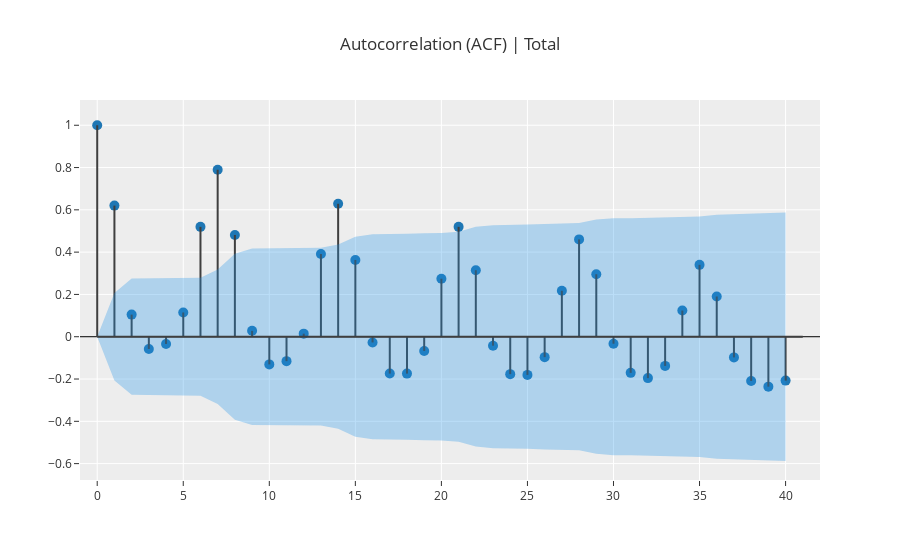

The cell this chart's notebook holds for it:
### Code cell
# ACF plot
plot_model(plot = 'acf')

### Figure 1 — Plotly figure (JSON) as saved in the notebook; plotly's stock layout.template omitted (floating-point values rounded to 4 significant figures)
{"data": [{"marker": {"color": "#1f77b4", "size": 10}, "mode": "markers", "name": "ACF", "showlegend": false, "type": "scatter", "x": [0, 1, 2, 3, 4, 5, 6, 7, 8, 9, 10, 11, 12, 13, 14, 15, 16, 17, 18, 19, 20, 21, 22, 23, 24, 25, 26, 27, 28, 29, 30, 31, 32, 33, 34, 35, 36, 37, 38, 39, 40], "y": [1, 0.6201, 0.1046, -0.05788, -0.03426, 0.1147, 0.5195, 0.7896, 0.4813, 0.02791, -0.1309, -0.1155, 0.0145, 0.3914, 0.6288, 0.363, -0.027, -0.1742, -0.1743, -0.06729, 0.2742, 0.5196, 0.3144, -0.04235, -0.1769, -0.1805, -0.09659, 0.2175, 0.4603, 0.2955, -0.03312, -0.1708, -0.1957, -0.138, 0.124, 0.3399, 0.1902, -0.09781, -0.2095, -0.236, -0.2075]}, {"line": {"color": "#3f3f3f"}, "mode": "lines", "name": "Lag1", "showlegend": false, "type": "scatter", "x": [0, 0], "y": [0, 1]}, {"line": {"color": "#3f3f3f"}, "mode": "lines", "name": "Lag2", "showlegend": false, "type": "scatter", "x": [1, 1], "y": [0, 0.6201]}, {"line": {"color": "#3f3f3f"}, "mode": "lines", "name": "Lag3", "showlegend": false, "type": "scatter", "x": [2, 2], "y": [0, 0.1046]}, {"line": {"color": "#3f3f3f"}, "mode": "lines", "name": "Lag4", "showlegend": false, "type": "scatter", "x": [3, 3], "y": [0, -0.05788]}, {"line": {"color": "#3f3f3f"}, "mode": "lines", "name": "Lag5", "showlegend": false, "type": "scatter", "x": [4, 4], "y": [0, -0.03426]}, {"line": {"color": "#3f3f3f"}, "mode": "lines", "name": "Lag6", "showlegend": false, "type": "scatter", "x": [5, 5], "y": [0, 0.1147]}, {"line": {"color": "#3f3f3f"}, "mode": "lines", "name": "Lag7", "showlegend": false, "type": "scatter", "x": [6, 6], "y": [0, 0.5195]}, {"line": {"color": "#3f3f3f"}, "mode": "lines", "name": "Lag8", "showlegend": false, "type": "scatter", "x": [7, 7], "y": [0, 0.7896]}, {"line": {"color": "#3f3f3f"}, "mode": "lines", "name": "Lag9", "showlegend": false, "type": "scatter", "x": [8, 8], "y": [0, 0.4813]}, {"line": {"color": "#3f3f3f"}, "mode": "lines", "name": "Lag10", "showlegend": false, "type": "scatter", "x": [9, 9], "y": [0, 0.02791]}, {"line": {"color": "#3f3f3f"}, "mode": "lines", "name": "Lag11", "showlegend": false, "type": "scatter", "x": [10, 10], "y": [0, -0.1309]}, {"line": {"color": "#3f3f3f"}, "mode": "lines", "name": "Lag12", "showlegend": false, "type": "scatter", "x": [11, 11], "y": [0, -0.1155]}, {"line": {"color": "#3f3f3f"}, "mode": "lines", "name": "Lag13", "showlegend": false, "type": "scatter", "x": [12, 12], "y": [0, 0.0145]}, {"line": {"color": "#3f3f3f"}, "mode": "lines", "name": "Lag14", "showlegend": false, "type": "scatter", "x": [13, 13], "y": [0, 0.3914]}, {"line": {"color": "#3f3f3f"}, "mode": "lines", "name": "Lag15", "showlegend": false, "type": "scatter", "x": [14, 14], "y": [0, 0.6288]}, {"line": {"color": "#3f3f3f"}, "mode": "lines", "name": "Lag16", "showlegend": false, "type": "scatter", "x": [15, 15], "y": [0, 0.363]}, {"line": {"color": "#3f3f3f"}, "mode": "lines", "name": "Lag17", "showlegend": false, "type": "scatter", "x": [16, 16], "y": [0, -0.027]}, {"line": {"color": "#3f3f3f"}, "mode": "lines", "name": "Lag18", "showlegend": false, "type": "scatter", "x": [17, 17], "y": [0, -0.1742]}, {"line": {"color": "#3f3f3f"}, "mode": "lines", "name": "Lag19", "showlegend": false, "type": "scatter", "x": [18, 18], "y": [0, -0.1743]}, {"line": {"color": "#3f3f3f"}, "mode": "lines", "name": "Lag20", "showlegend": false, "type": "scatter", "x": [19, 19], "y": [0, -0.06729]}, {"line": {"color": "#3f3f3f"}, "mode": "lines", "name": "Lag21", "showlegend": false, "type": "scatter", "x": [20, 20], "y": [0, 0.2742]}, {"line": {"color": "#3f3f3f"}, "mode": "lines", "name": "Lag22", "showlegend": false, "type": "scatter", "x": [21, 21], "y": [0, 0.5196]}, {"line": {"color": "#3f3f3f"}, "mode": "lines", "name": "Lag23", "showlegend": false, "type": "scatter", "x": [22, 22], "y": [0, 0.3144]}, {"line": {"color": "#3f3f3f"}, "mode": "lines", "name": "Lag24", "showlegend": false, "type": "scatter", "x": [23, 23], "y": [0, -0.04235]}, {"line": {"color": "#3f3f3f"}, "mode": "lines", "name": "Lag25", "showlegend": false, "type": "scatter", "x": [24, 24], "y": [0, -0.1769]}, {"line": {"color": "#3f3f3f"}, "mode": "lines", "name": "Lag26", "showlegend": false, "type": "scatter", "x": [25, 25], "y": [0, -0.1805]}, {"line": {"color": "#3f3f3f"}, "mode": "lines", "name": "Lag27", "showlegend": false, "type": "scatter", "x": [26, 26], "y": [0, -0.09659]}, {"line": {"color": "#3f3f3f"}, "mode": "lines", "name": "Lag28", "showlegend": false, "type": "scatter", "x": [27, 27], "y": [0, 0.2175]}, {"line": {"color": "#3f3f3f"}, "mode": "lines", "name": "Lag29", "showlegend": false, "type": "scatter", "x": [28, 28], "y": [0, 0.4603]}, {"line": {"color": "#3f3f3f"}, "mode": "lines", "name": "Lag30", "showlegend": false, "type": "scatter", "x": [29, 29], "y": [0, 0.2955]}, {"line": {"color": "#3f3f3f"}, "mode": "lines", "name": "Lag31", "showlegend": false, "type": "scatter", "x": [30, 30], "y": [0, -0.03312]}, {"line": {"color": "#3f3f3f"}, "mode": "lines", "name": "Lag32", "showlegend": false, "type": "scatter", "x": [31, 31], "y": [0, -0.1708]}, {"line": {"color": "#3f3f3f"}, "mode": "lines", "name": "Lag33", "showlegend": false, "type": "scatter", "x": [32, 32], "y": [0, -0.1957]}, {"line": {"color": "#3f3f3f"}, "mode": "lines", "name": "Lag34", "showlegend": false, "type": "scatter", "x": [33, 33], "y": [0, -0.138]}, {"line": {"color": "#3f3f3f"}, "mode": "lines", "name": "Lag35", "showlegend": false, "type": "scatter", "x": [34, 34], "y": [0, 0.124]}, {"line": {"color": "#3f3f3f"}, "mode": "lines", "name": "Lag36", "showlegend": false, "type": "scatter", "x": [35, 35], "y": [0, 0.3399]}, {"line": {"color": "#3f3f3f"}, "mode": "lines", "name": "Lag37", "showlegend": false, "type": "scatter", "x": [36, 36], "y": [0, 0.1902]}, {"line": {"color": "#3f3f3f"}, "mode": "lines", "name": "Lag38", "showlegend": false, "type": "scatter", "x": [37, 37], "y": [0, -0.09781]}, {"line": {"color": "#3f3f3f"}, "mode": "lines", "name": "Lag39", "showlegend": false, "type": "scatter", "x": [38, 38], "y": [0, -0.2095]}, {"line": {"color": "#3f3f3f"}, "mode": "lines", "name": "Lag40", "showlegend": false, "type": "scatter", "x": [39, 39], "y": [0, -0.236]}, {"line": {"color": "#3f3f3f"}, "mode": "lines", "name": "Lag41", "showlegend": false, "type": "scatter", "x": [40, 40], "y": [0, -0.2075]}, {"line": {"color": "rgba(255,255,255,0)"}, "mode": "lines", "name": "UC", "showlegend": false, "type": "scatter", "x": [0, 1, 2, 3, 4, 5, 6, 7, 8, 9, 10, 11, 12, 13, 14, 15, 16, 17, 18, 19, 20, 21, 22, 23, 24, 25, 26, 27, 28, 29, 30, 31, 32, 33, 34, 35, 36, 37, 38, 39, 40], "y": [0, 0.2066, 0.2748, 0.2765, 0.277, 0.2772, 0.2792, 0.3178, 0.3927, 0.4171, 0.4172, 0.4189, 0.4203, 0.4203, 0.4356, 0.4728, 0.4845, 0.4846, 0.4872, 0.4899, 0.4903, 0.4968, 0.5195, 0.5275, 0.5277, 0.5302, 0.5328, 0.5336, 0.5373, 0.5539, 0.5606, 0.5607, 0.5629, 0.5658, 0.5672, 0.5684, 0.577, 0.5797, 0.5804, 0.5836, 0.5876]}, {"fill": "tonexty", "fillcolor": "rgba(32, 146, 230,0.3)", "line": {"color": "rgba(255,255,255,0)"}, "mode": "lines", "name": "LC", "showlegend": false, "type": "scatter", "x": [0, 1, 2, 3, 4, 5, 6, 7, 8, 9, 10, 11, 12, 13, 14, 15, 16, 17, 18, 19, 20, 21, 22, 23, 24, 25, 26, 27, 28, 29, 30, 31, 32, 33, 34, 35, 36, 37, 38, 39, 40], "y": [0, -0.2066, -0.2748, -0.2765, -0.277, -0.2772, -0.2792, -0.3178, -0.3927, -0.4171, -0.4172, -0.4189, -0.4203, -0.4203, -0.4356, -0.4728, -0.4845, -0.4846, -0.4872, -0.4899, -0.4903, -0.4968, -0.5195, -0.5275, -0.5277, -0.5302, -0.5328, -0.5336, -0.5373, -0.5539, -0.5606, -0.5607, -0.5629, -0.5658, -0.5672, -0.5684, -0.577, -0.5797, -0.5804, -0.5836, -0.5876]}, {"line": {"color": "#3f3f3f"}, "mode": "lines", "name": "", "showlegend": false, "type": "scatter", "x": [0, 41], "y": [0, 0]}], "layout": {"title": {"text": "Autocorrelation (ACF) | Total"}, "xaxis": {"range": [-1, 42]}, "yaxis": {"zerolinecolor": "#000000"}}}
